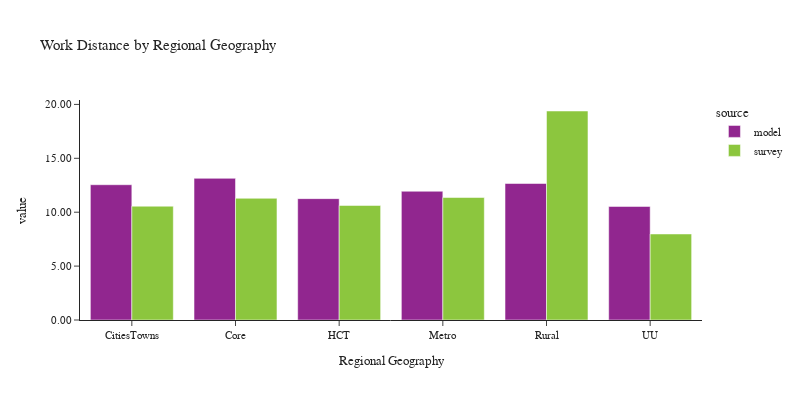

Notebook source saved alongside this figure:
### Code cell
plot_work_location(df_workers, 'rg_proposed_work', 'Regional Geography', 'Regional Geography')

### Figure 1 — Plotly figure (JSON) as saved in the notebook; plotly's stock layout.template omitted (floating-point values rounded to 4 significant figures)
{"data": [{"alignmentgroup": "True", "customdata": [[9589], [71556], [23650], [106887], [7131], [2641]], "hovertemplate": "source=model<br>rg_proposed_work=%{x}<br>value=%{y}<br>sample count=%{customdata[0]}<extra></extra>", "legendgroup": "model", "marker": {"color": "#91268F", "pattern": {"shape": ""}}, "name": "model", "offsetgroup": "model", "orientation": "v", "showlegend": true, "textposition": "auto", "type": "bar", "x": ["CitiesTowns", "Core", "HCT", "Metro", "Rural", "UU"], "xaxis": "x", "y": [12.55, 13.14, 11.26, 11.94, 12.66, 10.53], "yaxis": "y"}, {"alignmentgroup": "True", "customdata": [[66], [537], [185], [1685], [88], [44]], "hovertemplate": "source=survey<br>rg_proposed_work=%{x}<br>value=%{y}<br>sample count=%{customdata[0]}<extra></extra>", "legendgroup": "survey", "marker": {"color": "#8CC63E", "pattern": {"shape": ""}}, "name": "survey", "offsetgroup": "survey", "orientation": "v", "showlegend": true, "textposition": "auto", "type": "bar", "x": ["CitiesTowns", "Core", "HCT", "Metro", "Rural", "UU"], "xaxis": "x", "y": [10.56, 11.29, 10.62, 11.36, 19.39, 7.981], "yaxis": "y"}], "layout": {"barmode": "group", "font": {"size": 11}, "height": 400, "legend": {"title": {"text": "source"}, "tracegroupgap": 0}, "title": {"text": "Work Distance by Regional Geography"}, "width": 800, "xaxis": {"anchor": "y", "domain": [0.0, 1.0], "title": {"text": "Regional Geography"}}, "yaxis": {"anchor": "x", "domain": [0.0, 1.0], "tickformat": ".2f", "title": {"text": "value"}}}}
